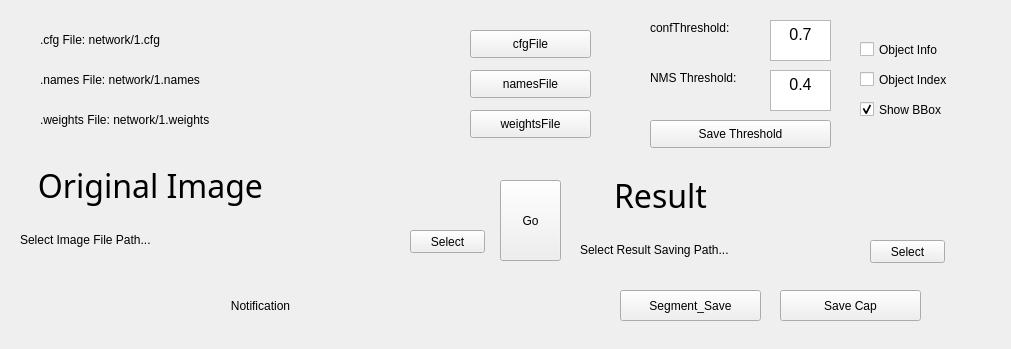
<?xml version="1.0" encoding="UTF-8"?>
<ui version="4.0">
 <class>QYoloImageDetectionClass</class>
 <widget class="QMainWindow" name="QYoloImageDetectionClass">
  <property name="geometry">
   <rect>
    <x>0</x>
    <y>0</y>
    <width>1011</width>
    <height>349</height>
   </rect>
  </property>
  <property name="windowTitle">
   <string>QYoloImageDetection</string>
  </property>
  <widget class="QWidget" name="centralWidget">
   <widget class="QLabel" name="confThreshold_label">
    <property name="geometry">
     <rect>
      <x>650</x>
      <y>20</y>
      <width>181</width>
      <height>16</height>
     </rect>
    </property>
    <property name="text">
     <string>confThreshold:</string>
    </property>
   </widget>
   <widget class="QPushButton" name="segment_save">
    <property name="geometry">
     <rect>
      <x>620</x>
      <y>290</y>
      <width>141</width>
      <height>31</height>
     </rect>
    </property>
    <property name="text">
     <string>Segment_Save</string>
    </property>
   </widget>
   <widget class="QPushButton" name="weightsFileBtn">
    <property name="enabled">
     <bool>true</bool>
    </property>
    <property name="geometry">
     <rect>
      <x>470</x>
      <y>110</y>
      <width>121</width>
      <height>28</height>
     </rect>
    </property>
    <property name="text">
     <string>weightsFile</string>
    </property>
   </widget>
   <widget class="QLabel" name="namesFilePath_Label">
    <property name="geometry">
     <rect>
      <x>40</x>
      <y>70</y>
      <width>301</width>
      <height>20</height>
     </rect>
    </property>
    <property name="font">
     <font>
      <pointsize>9</pointsize>
     </font>
    </property>
    <property name="text">
     <string>.names File: network/1.names</string>
    </property>
   </widget>
   <widget class="QCheckBox" name="showBBox_checkbox">
    <property name="geometry">
     <rect>
      <x>860</x>
      <y>100</y>
      <width>111</width>
      <height>19</height>
     </rect>
    </property>
    <property name="text">
     <string>Show BBox</string>
    </property>
    <property name="checked">
     <bool>true</bool>
    </property>
   </widget>
   <widget class="QLabel" name="weightsFilePath_Label">
    <property name="geometry">
     <rect>
      <x>40</x>
      <y>110</y>
      <width>301</width>
      <height>20</height>
     </rect>
    </property>
    <property name="font">
     <font>
      <pointsize>9</pointsize>
     </font>
    </property>
    <property name="text">
     <string>.weights File: network/1.weights</string>
    </property>
   </widget>
   <widget class="QLabel" name="NMSThreshold_label">
    <property name="geometry">
     <rect>
      <x>650</x>
      <y>70</y>
      <width>181</width>
      <height>16</height>
     </rect>
    </property>
    <property name="text">
     <string>NMS Threshold:</string>
    </property>
   </widget>
   <widget class="QPushButton" name="save_cap">
    <property name="geometry">
     <rect>
      <x>780</x>
      <y>290</y>
      <width>141</width>
      <height>31</height>
     </rect>
    </property>
    <property name="text">
     <string>Save Cap</string>
    </property>
   </widget>
   <widget class="QPushButton" name="namesFileBtn">
    <property name="enabled">
     <bool>true</bool>
    </property>
    <property name="geometry">
     <rect>
      <x>470</x>
      <y>70</y>
      <width>121</width>
      <height>28</height>
     </rect>
    </property>
    <property name="text">
     <string>namesFile</string>
    </property>
   </widget>
   <widget class="QLabel" name="result_image">
    <property name="geometry">
     <rect>
      <x>580</x>
      <y>170</y>
      <width>161</width>
      <height>51</height>
     </rect>
    </property>
    <property name="minimumSize">
     <size>
      <width>0</width>
      <height>0</height>
     </size>
    </property>
    <property name="font">
     <font>
      <family>Agency FB</family>
      <pointsize>24</pointsize>
     </font>
    </property>
    <property name="autoFillBackground">
     <bool>true</bool>
    </property>
    <property name="text">
     <string>Result</string>
    </property>
    <property name="alignment">
     <set>Qt::AlignCenter</set>
    </property>
   </widget>
   <widget class="QTextEdit" name="confThreshold_Input">
    <property name="geometry">
     <rect>
      <x>770</x>
      <y>20</y>
      <width>61</width>
      <height>41</height>
     </rect>
    </property>
    <property name="html">
     <string>&lt;!DOCTYPE HTML PUBLIC &quot;-//W3C//DTD HTML 4.0//EN&quot; &quot;http://www.w3.org/TR/REC-html40/strict.dtd&quot;&gt;
&lt;html&gt;&lt;head&gt;&lt;meta name=&quot;qrichtext&quot; content=&quot;1&quot; /&gt;&lt;style type=&quot;text/css&quot;&gt;
p, li { white-space: pre-wrap; }
&lt;/style&gt;&lt;/head&gt;&lt;body style=&quot; font-family:'SimSun'; font-size:9pt; font-weight:400; font-style:normal;&quot;&gt;
&lt;p align=&quot;center&quot; style=&quot; margin-top:0px; margin-bottom:0px; margin-left:0px; margin-right:0px; -qt-block-indent:0; text-indent:0px;&quot;&gt;&lt;span style=&quot; font-size:12pt;&quot;&gt;0.7&lt;/span&gt;&lt;/p&gt;&lt;/body&gt;&lt;/html&gt;</string>
    </property>
   </widget>
   <widget class="QTextEdit" name="NMSInput">
    <property name="geometry">
     <rect>
      <x>770</x>
      <y>70</y>
      <width>61</width>
      <height>41</height>
     </rect>
    </property>
    <property name="html">
     <string>&lt;!DOCTYPE HTML PUBLIC &quot;-//W3C//DTD HTML 4.0//EN&quot; &quot;http://www.w3.org/TR/REC-html40/strict.dtd&quot;&gt;
&lt;html&gt;&lt;head&gt;&lt;meta name=&quot;qrichtext&quot; content=&quot;1&quot; /&gt;&lt;style type=&quot;text/css&quot;&gt;
p, li { white-space: pre-wrap; }
&lt;/style&gt;&lt;/head&gt;&lt;body style=&quot; font-family:'SimSun'; font-size:9pt; font-weight:400; font-style:normal;&quot;&gt;
&lt;p align=&quot;center&quot; style=&quot; margin-top:0px; margin-bottom:0px; margin-left:0px; margin-right:0px; -qt-block-indent:0; text-indent:0px;&quot;&gt;&lt;span style=&quot; font-size:12pt;&quot;&gt;0.4&lt;/span&gt;&lt;/p&gt;&lt;/body&gt;&lt;/html&gt;</string>
    </property>
   </widget>
   <widget class="QPushButton" name="SelcPathBtn">
    <property name="geometry">
     <rect>
      <x>410</x>
      <y>230</y>
      <width>75</width>
      <height>23</height>
     </rect>
    </property>
    <property name="text">
     <string>Select</string>
    </property>
   </widget>
   <widget class="QLabel" name="original_image">
    <property name="geometry">
     <rect>
      <x>30</x>
      <y>160</y>
      <width>241</width>
      <height>51</height>
     </rect>
    </property>
    <property name="font">
     <font>
      <family>Agency FB</family>
      <pointsize>24</pointsize>
     </font>
    </property>
    <property name="autoFillBackground">
     <bool>true</bool>
    </property>
    <property name="text">
     <string>Original Image</string>
    </property>
    <property name="alignment">
     <set>Qt::AlignCenter</set>
    </property>
   </widget>
   <widget class="QLabel" name="savepath_label">
    <property name="geometry">
     <rect>
      <x>580</x>
      <y>240</y>
      <width>281</width>
      <height>20</height>
     </rect>
    </property>
    <property name="font">
     <font>
      <pointsize>9</pointsize>
     </font>
    </property>
    <property name="text">
     <string>Select Result Saving Path...</string>
    </property>
   </widget>
   <widget class="QPushButton" name="cfgFileBtn">
    <property name="enabled">
     <bool>true</bool>
    </property>
    <property name="geometry">
     <rect>
      <x>470</x>
      <y>30</y>
      <width>121</width>
      <height>28</height>
     </rect>
    </property>
    <property name="text">
     <string>cfgFile</string>
    </property>
   </widget>
   <widget class="QCheckBox" name="showNames_checkbox">
    <property name="geometry">
     <rect>
      <x>860</x>
      <y>40</y>
      <width>121</width>
      <height>19</height>
     </rect>
    </property>
    <property name="text">
     <string>Object Info</string>
    </property>
   </widget>
   <widget class="QPushButton" name="SavePathBtn">
    <property name="geometry">
     <rect>
      <x>870</x>
      <y>240</y>
      <width>75</width>
      <height>23</height>
     </rect>
    </property>
    <property name="text">
     <string>Select</string>
    </property>
   </widget>
   <widget class="QLabel" name="notification">
    <property name="geometry">
     <rect>
      <x>20</x>
      <y>290</y>
      <width>481</width>
      <height>31</height>
     </rect>
    </property>
    <property name="autoFillBackground">
     <bool>true</bool>
    </property>
    <property name="text">
     <string>Notification</string>
    </property>
    <property name="alignment">
     <set>Qt::AlignCenter</set>
    </property>
   </widget>
   <widget class="QLabel" name="file_path_label">
    <property name="geometry">
     <rect>
      <x>20</x>
      <y>230</y>
      <width>381</width>
      <height>20</height>
     </rect>
    </property>
    <property name="font">
     <font>
      <pointsize>9</pointsize>
     </font>
    </property>
    <property name="text">
     <string>Select Image File Path...</string>
    </property>
   </widget>
   <widget class="QCheckBox" name="objIndex_checkbox">
    <property name="geometry">
     <rect>
      <x>860</x>
      <y>70</y>
      <width>121</width>
      <height>19</height>
     </rect>
    </property>
    <property name="text">
     <string>Object Index</string>
    </property>
   </widget>
   <widget class="QPushButton" name="saveThresholdBtn">
    <property name="geometry">
     <rect>
      <x>650</x>
      <y>120</y>
      <width>181</width>
      <height>28</height>
     </rect>
    </property>
    <property name="text">
     <string>Save Threshold</string>
    </property>
   </widget>
   <widget class="QPushButton" name="detect_btn">
    <property name="geometry">
     <rect>
      <x>500</x>
      <y>180</y>
      <width>61</width>
      <height>81</height>
     </rect>
    </property>
    <property name="text">
     <string>Go</string>
    </property>
   </widget>
   <widget class="QLabel" name="cfgFilePath_Label">
    <property name="geometry">
     <rect>
      <x>40</x>
      <y>30</y>
      <width>301</width>
      <height>20</height>
     </rect>
    </property>
    <property name="font">
     <font>
      <pointsize>9</pointsize>
     </font>
    </property>
    <property name="text">
     <string>.cfg File: network/1.cfg</string>
    </property>
   </widget>
  </widget>
 </widget>
 <layoutdefault spacing="6" margin="11"/>
 <resources>
  <include location="QYoloImageDetection.qrc"/>
 </resources>
 <connections/>
</ui>
